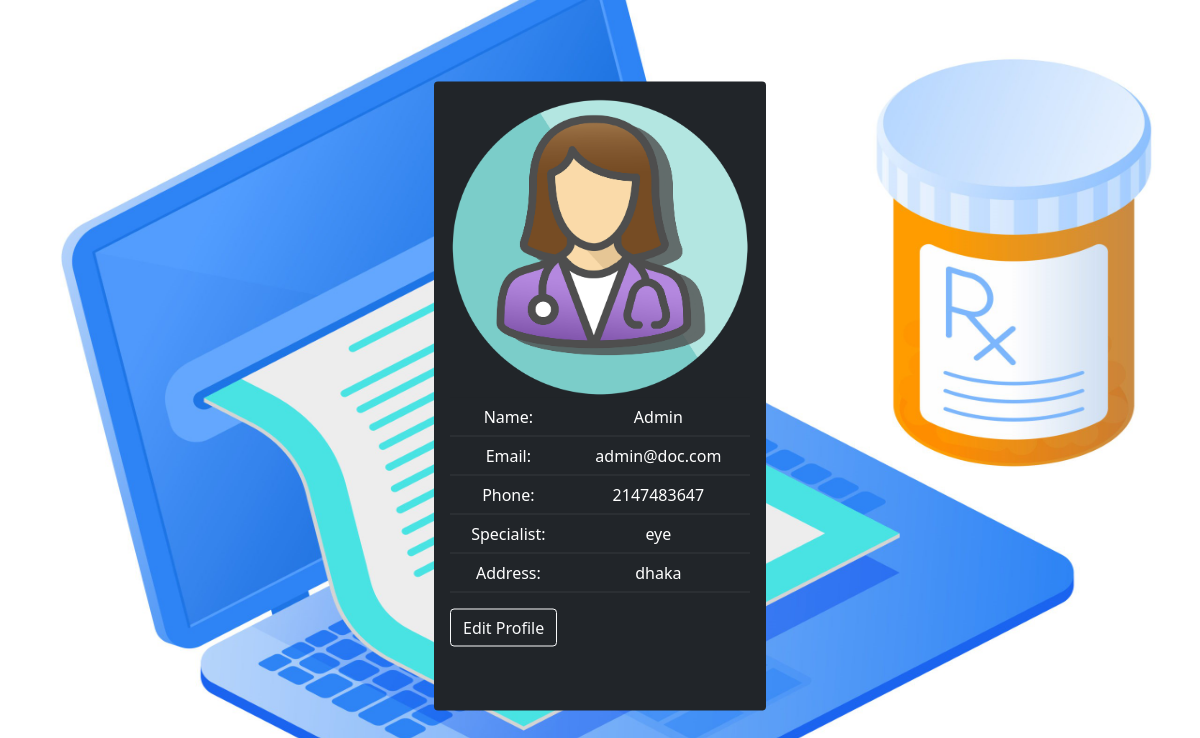
The page /userprofile.php (signed in) on the database its author committed.
### tables this page shows
CREATE TABLE `profile` (
  `id` int(11) NOT NULL,
  `username` varchar(50) DEFAULT NULL,
  `name` varchar(50) DEFAULT NULL,
  `email` varchar(50) DEFAULT NULL,
  `phonenumber` int(11) DEFAULT NULL,
  `specialist` varchar(100) NOT NULL,
  `address` varchar(100) DEFAULT NULL,
  `file_name` varchar(255) NOT NULL,
  `uploaded_on` datetime NOT NULL,
  `status` enum('1','0') NOT NULL DEFAULT '1'
);

### userprofile.php (the view, shortened to what this page needs)
<html>
<head>
<link rel="stylesheet" href="css/bootstrap.min.css">
</head>
<body>
<div class="position-absolute top-50 start-50 translate-middle">
<div class="p-3 mb-2 bg-dark text-white rounded">
<?php
$dbservername = "localhost";
$dbusername = "root";
$dbpassword = "";
$dbname = "onlineprescription";
$conn = mysqli_connect($dbservername, $dbusername, $dbpassword, $dbname);
$username = $_SESSION['username'];
$sql = "SELECT * from profile where username = '$username'";
$res = mysqli_query($conn, $sql);
echo "<table class='table table-dark table-hover'>";
if (mysqli_num_rows($res) > 0) {
    while($row = mysqli_fetch_assoc($res)) {
        $url = 'uploads/'. $username .$row["file_name"];
        echo "<tr align='center'>"
        ?>
        <img src="<?php echo $url; ?>" alt="" height="300px" width="300px" class="rounded-circle "/>
    <?php
        echo "</tr>";
        echo "<tr>";
        echo "<td>Name:</td>";
        echo "<td>".$row["name"]."</td>";
        echo "</tr>";
        echo "<tr>";
        echo "<td>Email:</td>";
        echo "<td>".$row["email"]."</td>";
        echo "</tr>";
        echo "<tr>";
        echo "<td>Phone:</td>";
        echo "<td>".$row["phonenumber"]."</td>";
        echo "</tr>";
        echo "<tr>";
        echo "<td>Specialist:</td>";
        echo "<td>".$row["specialist"]."</td>";
        echo "</tr>";
        echo "<tr>";
        echo "<td>Address:</td>";
        echo "<td>".$row["address"]."</td>";
        echo "</tr>";
    }
}
echo "</table>";
?>
<button class="btn btn-outline-light" onclick="window.location.href='editprofile.php'">Edit Profile</button> <br><br><br>
</div>
</div>
</body>
</html>

### userprofile.php (style rules this page uses)
body { background-image: url('bg.jpg'); background-repeat: no-repeat; background-attachment: fixed; background-size: 100% 100%; }
td { text-align: center; vertical-align: middle; }

### rows shown on the page
profile: file_name (picture), name "Admin", email "admin@doc.com", phonenumber "2147483647", specialist "eye", address "dhaka"
